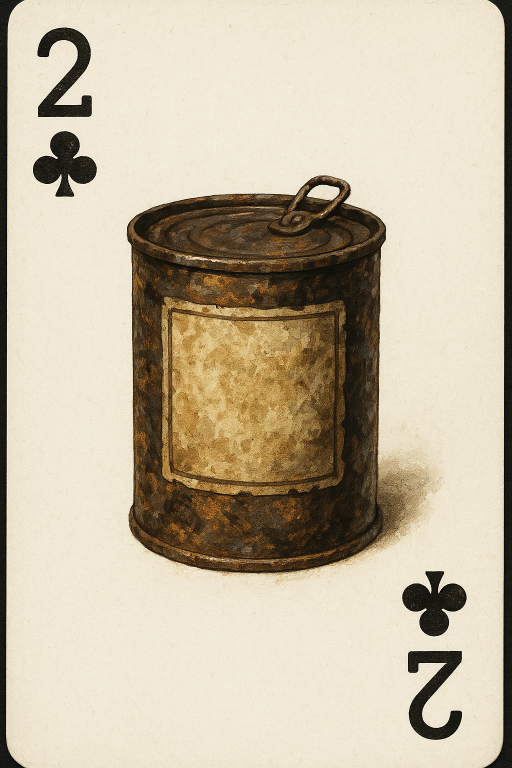
#> input picture img/C2.png, 1024 x 1536 px, given as the content of the folder img_resize, which was not available (shown at 1/2 size)
$ python resize_images.py
#> lines starting #> are read from the running program, lines starting #| are printed output that depends on the picture
from PIL import Image
import os
import shutil

# === CONFIG ===
input_folder = "img_resize"
output_base = "img"
archive_base = "img_original"
target_width = 256

# === Process each image in subfolders ===
processed = 0
for dirpath, dirnames, filenames in os.walk(input_folder):
    rel_dir = os.path.relpath(dirpath, input_folder)
    if rel_dir == ".":
        rel_dir = ""

    for filename in filenames:
        if not filename.lower().endswith((".png", ".jpg", ".jpeg", ".webp")):
            continue

        src_path = os.path.join(dirpath, filename)

        # Determine output and archive paths preserving subfolder structure
        output_dir = os.path.join(output_base, rel_dir) if rel_dir else output_base
        archive_dir = os.path.join(archive_base, rel_dir) if rel_dir else archive_base
        os.makedirs(output_dir, exist_ok=True)
        os.makedirs(archive_dir, exist_ok=True)

        output_path = os.path.join(output_dir, filename)
        archive_path = os.path.join(archive_dir, filename)

        # Resize and save
        img = Image.open(src_path)
#> img is the input picture: PIL image 1024x1536 RGB; mean R, G, B 195.9, 183.7, 161.5
        w_percent = target_width / float(img.size[0])
#> w_percent = 0.25
        target_height = int(float(img.size[1]) * w_percent)
#> target_height = 384
        resized = img.resize((target_width, target_height), Image.LANCZOS)
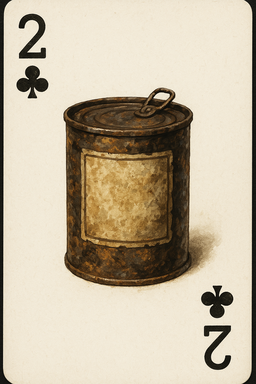
#> resized: PIL image 256x384 RGB; mean R, G, B 195.9, 183.7, 161.5
        resized.save(output_path)

        # Archive the original
        shutil.copy2(src_path, archive_path)

        # Remove processed source file
        os.remove(src_path)

        print(f"Resized: {os.path.join(rel_dir, filename)} -> {output_path}")
        processed += 1

if processed:
    print(f"\nDone! {processed} image(s) processed.")
else:
    print("No images found to process.")

$ run again, on img/C4_hidden.png
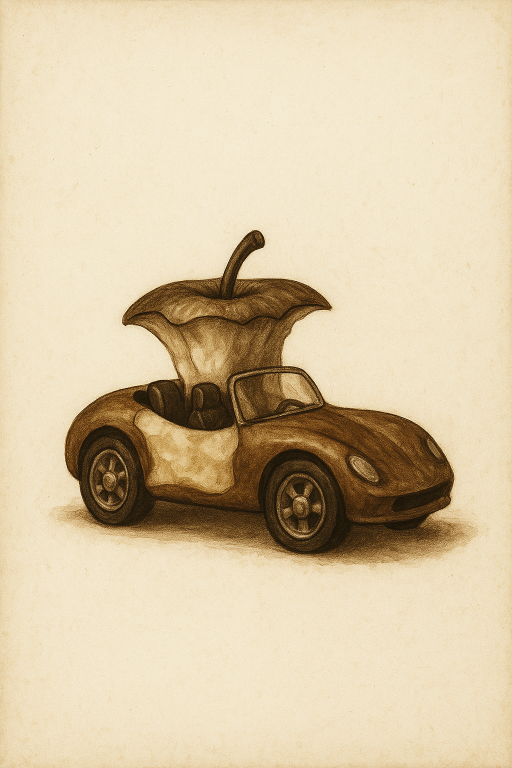
#> input picture img/C4_hidden.png, 1024 x 1536 px, given as the content of the folder img_resize, which was not available (shown at 1/2 size)
#> img is the input picture: PIL image 1024x1536 RGB; mean R, G, B 215.5, 198.4, 166.8
#> `resized = img.resize((target_width, target_height), Image.LANCZOS)`:
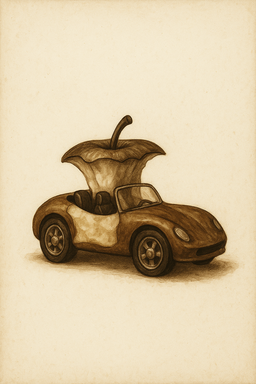
#> resized: PIL image 256x384 RGB; mean R, G, B 215.5, 198.4, 166.8
